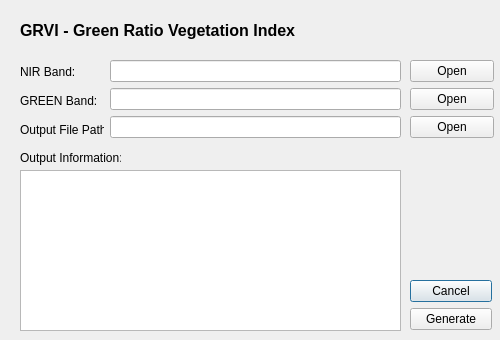
<?xml version="1.0" encoding="UTF-8"?>
<ui version="4.0">
 <class>Grvi</class>
 <widget class="QDialog" name="Grvi">
  <property name="geometry">
   <rect>
    <x>0</x>
    <y>0</y>
    <width>500</width>
    <height>340</height>
   </rect>
  </property>
  <property name="windowTitle">
   <string>Dialog</string>
  </property>
  <widget class="QWidget" name="layoutWidget_3">
   <property name="geometry">
    <rect>
     <x>410</x>
     <y>280</y>
     <width>82</width>
     <height>50</height>
    </rect>
   </property>
   <layout class="QVBoxLayout" name="verticalLayout_4">
    <item>
     <widget class="QPushButton" name="cancel_btn">
      <property name="text">
       <string>Cancel</string>
      </property>
     </widget>
    </item>
    <item>
     <widget class="QPushButton" name="grvi_btn">
      <property name="text">
       <string>Generate</string>
      </property>
     </widget>
    </item>
   </layout>
  </widget>
  <widget class="QTextBrowser" name="textBrowser">
   <property name="geometry">
    <rect>
     <x>20</x>
     <y>170</y>
     <width>381</width>
     <height>161</height>
    </rect>
   </property>
  </widget>
  <widget class="QWidget" name="layoutWidget">
   <property name="geometry">
    <rect>
     <x>110</x>
     <y>60</y>
     <width>291</width>
     <height>80</height>
    </rect>
   </property>
   <layout class="QVBoxLayout" name="verticalLayout_2">
    <item>
     <widget class="QLineEdit" name="grviNIR_txt"/>
    </item>
    <item>
     <widget class="QLineEdit" name="grviGREEN_txt"/>
    </item>
    <item>
     <widget class="QLineEdit" name="grviOut_txt"/>
    </item>
   </layout>
  </widget>
  <widget class="QWidget" name="layoutWidget_4">
   <property name="geometry">
    <rect>
     <x>20</x>
     <y>60</y>
     <width>84</width>
     <height>81</height>
    </rect>
   </property>
   <layout class="QVBoxLayout" name="verticalLayout">
    <item>
     <widget class="QLabel" name="label_2">
      <property name="text">
       <string>NIR Band:</string>
      </property>
     </widget>
    </item>
    <item>
     <widget class="QLabel" name="label">
      <property name="text">
       <string>GREEN Band:</string>
      </property>
     </widget>
    </item>
    <item>
     <widget class="QLabel" name="label_3">
      <property name="text">
       <string>Output File Path:</string>
      </property>
     </widget>
    </item>
   </layout>
  </widget>
  <widget class="QLabel" name="label_5">
   <property name="geometry">
    <rect>
     <x>20</x>
     <y>150</y>
     <width>101</width>
     <height>16</height>
    </rect>
   </property>
   <property name="text">
    <string>Output Information:</string>
   </property>
  </widget>
  <widget class="QWidget" name="layoutWidget_2">
   <property name="geometry">
    <rect>
     <x>410</x>
     <y>60</y>
     <width>84</width>
     <height>81</height>
    </rect>
   </property>
   <layout class="QHBoxLayout" name="horizontalLayout">
    <item>
     <layout class="QVBoxLayout" name="verticalLayout_3">
      <item>
       <widget class="QPushButton" name="grviNIR_btn">
        <property name="text">
         <string>Open</string>
        </property>
       </widget>
      </item>
      <item>
       <widget class="QPushButton" name="grviGREEN_btn_2">
        <property name="text">
         <string>Open</string>
        </property>
       </widget>
      </item>
      <item>
       <widget class="QPushButton" name="grviOut_btn">
        <property name="text">
         <string>Open</string>
        </property>
       </widget>
      </item>
     </layout>
    </item>
   </layout>
  </widget>
  <widget class="QLabel" name="label_4">
   <property name="geometry">
    <rect>
     <x>20</x>
     <y>10</y>
     <width>471</width>
     <height>41</height>
    </rect>
   </property>
   <property name="font">
    <font>
     <pointsize>12</pointsize>
     <weight>75</weight>
     <bold>true</bold>
    </font>
   </property>
   <property name="text">
    <string>GRVI - Green Ratio Vegetation Index</string>
   </property>
  </widget>
 </widget>
 <resources/>
 <connections/>
</ui>
